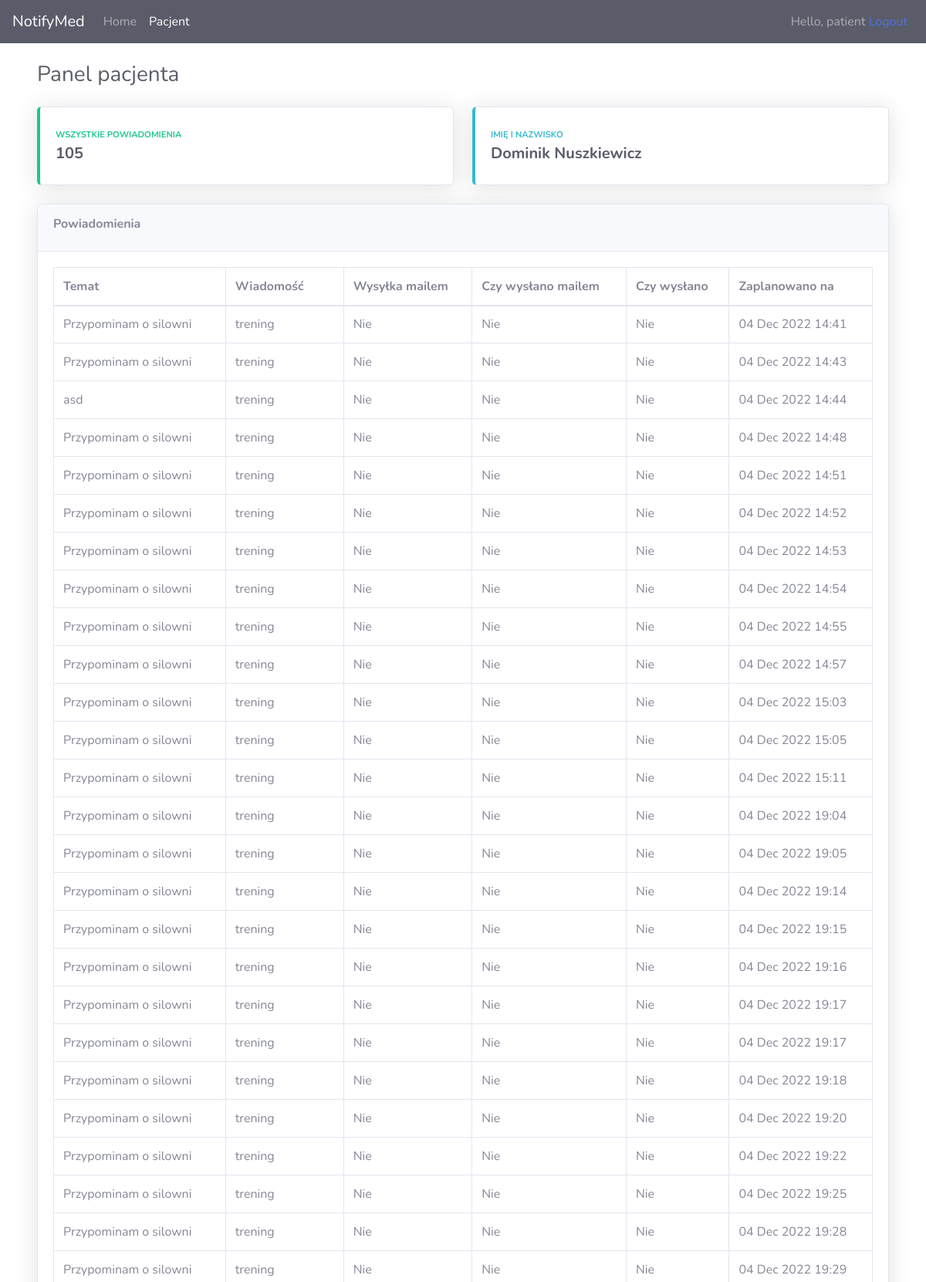
Screenshot of /patient/ (signed in, upper part) with the database file from the repository.
### app/models.py (models this page shows, shortened)
class Patient(models.Model):
    user = models.OneToOneField(User, null=True, on_delete=models.CASCADE)
    firstName = models.CharField(max_length=200, null=False)
    lastName = models.CharField(max_length=200, null=False)

class Notification(models.Model):
    doctor =  models.ForeignKey(Doctor, null=True, on_delete=models.SET_NULL) #one-to-many relationship
    patient = models.ForeignKey(Patient, null=False, on_delete=models.DO_NOTHING) #one-to-many relationship
    topic = models.CharField(max_length=200, null=False)
    message = models.CharField(max_length=200, null=False)
    sendByEmail = models.BooleanField(null=False, default=False)
    isSentByEmail = models.BooleanField(null=True, default=False)
    isSent = models.BooleanField(null=True, default=False)
    createdAtDate = models.DateTimeField(auto_now_add=True, null=False)
    plannedOnDate = models.DateTimeField(null=False, default=datetime.datetime.now)

### app/decorators.py (the view)
        def wrapper_func(request, *args, **kwargs):
            group = None
            if request.user.groups.exists():
                group = request.user.groups.all()[0].name
            if group in allowed_roles:
                return view_func(request, *args, **kwargs)
            else:
                return HttpResponse('You are not authorized to view this page.')

### app/views.py (called while the page is built)
@login_required(login_url='login')
@allowed_users(allowed_roles=['patient'])
def patient(request):
    current_user = request.user
    patient = Patient.objects.get(user=current_user.id)
    notifications = Notification.objects.filter(patient=patient)
    notificationsAmount = notifications.count()
    context = {'route': 'patient', 'notifications': notifications, 'notificationsAmount': notificationsAmount, 'patient': patient}
    return render(request, 'app/patient.html', context)

### app/templates/app/patient.html (shortened to what this page needs)
{% extends 'app/main.html' %} {% block content %}
<div class="container-fluid">
   <div class="d-sm-flex align-items-center justify-content-between mb-4">
      <h1 class="h3 mb-0 text-gray-800">Panel pacjenta</h1>
   </div>
   <div class="row">
      <div class="col-xl-6 col-md-12 mb-4">
         <div class="card border-left-success shadow h-100 py-2">
            <div class="card-body">
               <div class="row no-gutters align-items-center">
                  <div class="col mr-2">
                     <div
                        class="text-xs font-weight-bold text-success text-uppercase mb-1"
                        >
                        Wszystkie powiadomienia
                     </div>
                     <div class="h5 mb-0 font-weight-bold text-gray-800">{{notificationsAmount}}</div>
                  </div>
               </div>
            </div>
         </div>
      </div>
      <div class="col-xl-6 col-md-12 mb-4">
         <div class="card border-left-info shadow h-100 py-2">
            <div class="card-body">
               <div class="row no-gutters align-items-center">
                  <div class="col mr-2">
                     <div
                        class="text-xs font-weight-bold text-info text-uppercase mb-1"
                        >
                        Imię i nazwisko
                     </div>
                     <div class="row no-gutters align-items-center">
                        <div class="col-auto">
                           <div class="h5 mb-0 mr-3 font-weight-bold text-gray-800">
                              {{patient.firstName}} {{patient.lastName}}
                           </div>
                        </div>
                     </div>
                  </div>
               </div>
            </div>
         </div>
      </div>
   </div>
   <div class="row">
      <div class="col-xl-12 col-md-12">
         <div class="card shadow mb-4">
            <div class="card-header py-3">
              <div class="d-flex justify-content-between">
               <div class="my-auto">
                  <h6 class=" font-weight-bold">Powiadomienia</h6>
               </div>
              </div>
            </div>
            <div class="card-body">
               <div class="table-responsive">
                  <table
                     class="table table-bordered"
                     id="dataTable"
                     width="100%"
                     cellspacing="0"
                     >
                     <thead>
                        <tr>
                           <th>Temat</th>
                           <th>Wiadomość</th>
                           <th>Wysyłka mailem</th>
                           <th>Czy wysłano mailem</th>
                           <th>Czy wysłano</th>
                           <th>Zaplanowano na</th>
                        </tr>
                     </thead>
                     <tbody>
                        <tr>
                           {% for notification in notifications %}
                        <tr>
                           <td>{{notification.topic}}</td>
                           <td>{{notification.message}}</td>
                           <td>
                              {% if notification.sendByEmail == None%}
                              Nie ustawiono
                              {% elif notification.sendByEmail == False %}
                              Nie
                              {% elif notification.sendByEmail == True %}
                              Tak
                              {% endif %}
                           </td>
                           <td>
                              {% if notification.isSentByEmail == None%}
                              Nie ustawiono
                              {% elif notification.isSentByEmail == False %}
                              Nie
                              {% elif notification.isSentByEmail == True %}
                              Tak
                              {% endif %}
                           </td>
                           <td>
                              {% if notification.isSent == None%}
                              Nie ustawiono
                              {% elif notification.isSent == False %}
                              Nie
                              {% elif notification.isSent == True %}
                              Tak
                              {% endif %}
                           </td>
                           <td>{{notification.plannedOnDate | date:"d M Y H:i"}}</td>
                        </tr>
                        {% endfor %}
                        </tr>
                     </tbody>
                  </table>
               </div>
            </div>
         </div>
      </div>
   </div>
</div>
{% endblock %}

### app/templates/app/navbar.html (shortened to what this page needs)
<nav class="navbar navbar-expand-lg navbar-dark bg-dark">
  <a class="navbar-brand" href="#">NotifyMed</a>
  <div class="collapse navbar-collapse" id="navbarNavAltMarkup">
    <div class="navbar-nav">
      <a
        class="{% if route == 'home' %}active nav-item nav-link{% endif %}nav-item nav-link"
        href="{% url 'home' %}"
        >Home</a
      >
      {% if request.user.groups.all.0.name == 'patient' %}
      <a
        class="{% if route == 'patient' %}active nav-item nav-link{% endif %}nav-item nav-link"
        href="{% url 'patient' %}"
        >Pacjent</a
      >
      {% endif %}
    </div>
  </div>
  <div class="navbar-collapse collapse w-100 order-3 dual-collapse2">
    <ul class="navbar-nav ml-auto">
      <li class="nav-item">
        <span class="nav-item nav-link"
          >Hello, {{request.user}} <a href="{% url 'logout' %}">Logout</a></span
        >
      </li>
    </ul>
  </div>
</nav>

### rows the page displays
Patient: firstName "Dominik", lastName "Nuszkiewicz"
Notification: topic "Przypominam o silowni", message "trening", sendByEmail "Nie", isSentByEmail "Nie", isSent "Nie", plannedOnDate "04 Dec 2022 14:41"
Notification: topic "Przypominam o silowni", message "trening", sendByEmail "Nie", isSentByEmail "Nie", isSent "Nie", plannedOnDate "04 Dec 2022 14:43"
Notification: topic "asd", message "trening", sendByEmail "Nie", isSentByEmail "Nie", isSent "Nie", plannedOnDate "04 Dec 2022 14:44"
Notification: topic "Przypominam o silowni", message "trening", sendByEmail "Nie", isSentByEmail "Nie", isSent "Nie", plannedOnDate "04 Dec 2022 14:48"
Notification: topic "Przypominam o silowni", message "trening", sendByEmail "Nie", isSentByEmail "Nie", isSent "Nie", plannedOnDate "04 Dec 2022 14:51"
Notification: topic "Przypominam o silowni", message "trening", sendByEmail "Nie", isSentByEmail "Nie", isSent "Nie", plannedOnDate "04 Dec 2022 14:52"
Notification: topic "Przypominam o silowni", message "trening", sendByEmail "Nie", isSentByEmail "Nie", isSent "Nie", plannedOnDate "04 Dec 2022 14:53"
Notification: topic "Przypominam o silowni", message "trening", sendByEmail "Nie", isSentByEmail "Nie", isSent "Nie", plannedOnDate "04 Dec 2022 14:54"
Notification: topic "Przypominam o silowni", message "trening", sendByEmail "Nie", isSentByEmail "Nie", isSent "Nie", plannedOnDate "04 Dec 2022 14:55"
Notification: topic "Przypominam o silowni", message "trening", sendByEmail "Nie", isSentByEmail "Nie", isSent "Nie", plannedOnDate "04 Dec 2022 14:57"
Notification: topic "Przypominam o silowni", message "trening", sendByEmail "Nie", isSentByEmail "Nie", isSent "Nie", plannedOnDate "04 Dec 2022 15:03"
Notification: topic "Przypominam o silowni", message "trening", sendByEmail "Nie", isSentByEmail "Nie", isSent "Nie", plannedOnDate "04 Dec 2022 15:05"
Notification: topic "Przypominam o silowni", message "trening", sendByEmail "Nie", isSentByEmail "Nie", isSent "Nie", plannedOnDate "04 Dec 2022 15:11"
Notification: topic "Przypominam o silowni", message "trening", sendByEmail "Nie", isSentByEmail "Nie", isSent "Nie", plannedOnDate "04 Dec 2022 19:04"
Notification: topic "Przypominam o silowni", message "trening", sendByEmail "Nie", isSentByEmail "Nie", isSent "Nie", plannedOnDate "04 Dec 2022 19:05"
Notification: topic "Przypominam o silowni", message "trening", sendByEmail "Nie", isSentByEmail "Nie", isSent "Nie", plannedOnDate "04 Dec 2022 19:14"
Notification: topic "Przypominam o silowni", message "trening", sendByEmail "Nie", isSentByEmail "Nie", isSent "Nie", plannedOnDate "04 Dec 2022 19:15"
Notification: topic "Przypominam o silowni", message "trening", sendByEmail "Nie", isSentByEmail "Nie", isSent "Nie", plannedOnDate "04 Dec 2022 19:16"
Notification: topic "Przypominam o silowni", message "trening", sendByEmail "Nie", isSentByEmail "Nie", isSent "Nie", plannedOnDate "04 Dec 2022 19:17"
Notification: topic "Przypominam o silowni", message "trening", sendByEmail "Nie", isSentByEmail "Nie", isSent "Nie", plannedOnDate "04 Dec 2022 19:17"
Notification: topic "Przypominam o silowni", message "trening", sendByEmail "Nie", isSentByEmail "Nie", isSent "Nie", plannedOnDate "04 Dec 2022 19:18"
Notification: topic "Przypominam o silowni", message "trening", sendByEmail "Nie", isSentByEmail "Nie", isSent "Nie", plannedOnDate "04 Dec 2022 19:20"
Notification: topic "Przypominam o silowni", message "trening", sendByEmail "Nie", isSentByEmail "Nie", isSent "Nie", plannedOnDate "04 Dec 2022 19:22"
Notification: topic "Przypominam o silowni", message "trening", sendByEmail "Nie", isSentByEmail "Nie", isSent "Nie", plannedOnDate "04 Dec 2022 19:25"
Notification: topic "Przypominam o silowni", message "trening", sendByEmail "Nie", isSentByEmail "Nie", isSent "Nie", plannedOnDate "04 Dec 2022 19:28"
Notification: topic "Przypominam o silowni", message "trening", sendByEmail "Nie", isSentByEmail "Nie", isSent "Nie", plannedOnDate "04 Dec 2022 19:29"

### other values shown
{{ request.user }} "patient"
{{ notificationsAmount }} "105"
